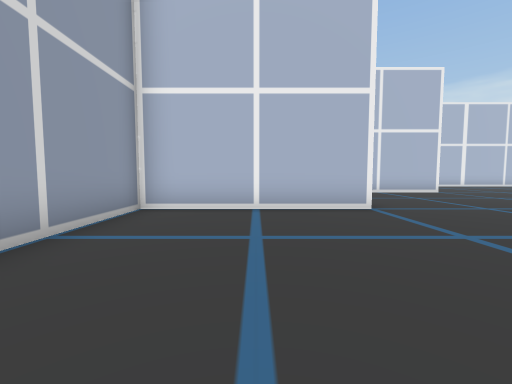
view 1 (above)

19 first-person views from a walk through a Unity game level. The camera is 1.5 m above the floor, tilts 4° down and sees 90° across. The floor is counted in squares, 2 m on a side. Each view is taken from the middle of a square. On the plan, view 1 faces up. The plan holds only what a view shows up to about 9 squares ahead; the rest is blank. The place goes on beyond the plan. The player character is not drawn.

view 2
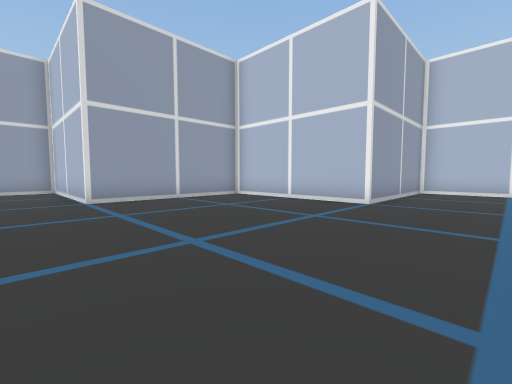

view 3
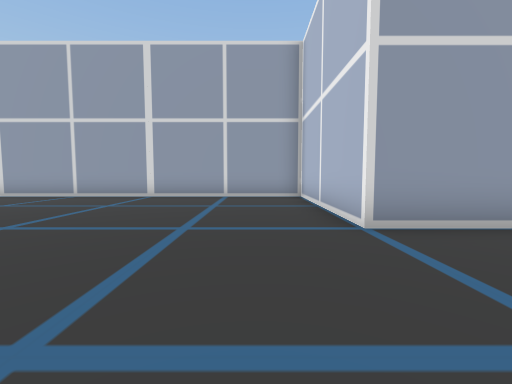

view 4
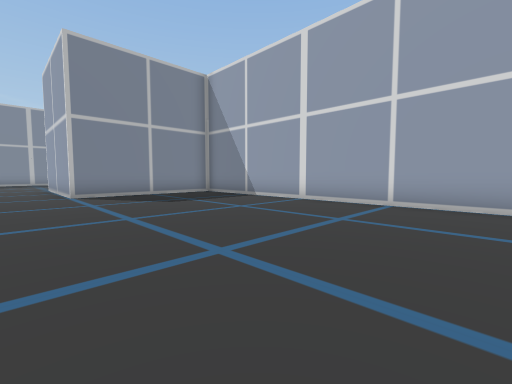

view 5
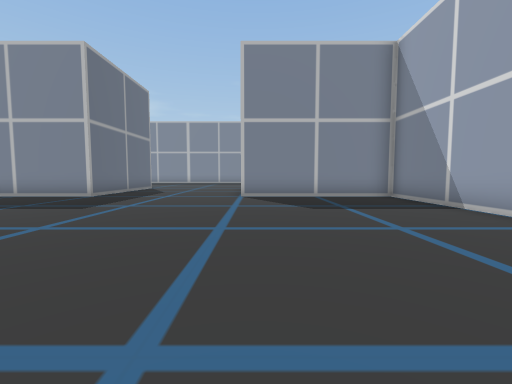

view 6
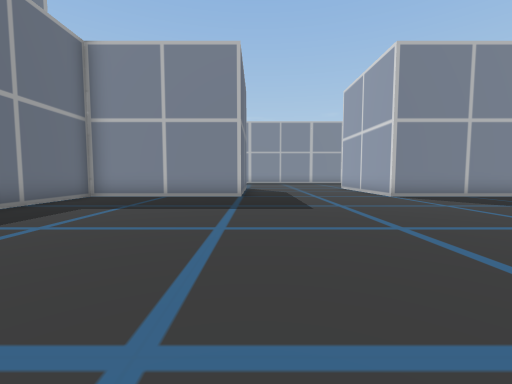

view 7
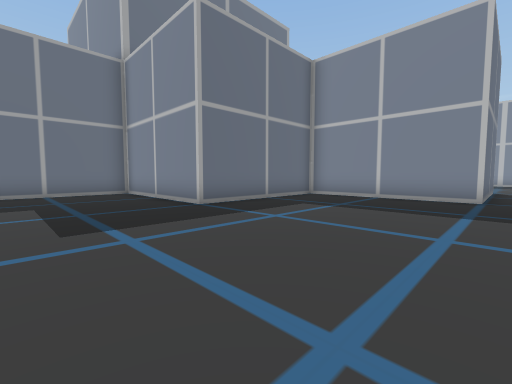

view 8
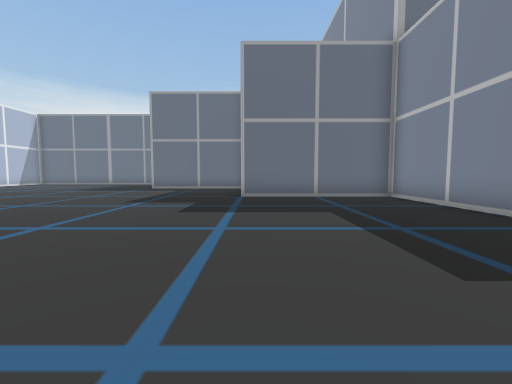

view 9
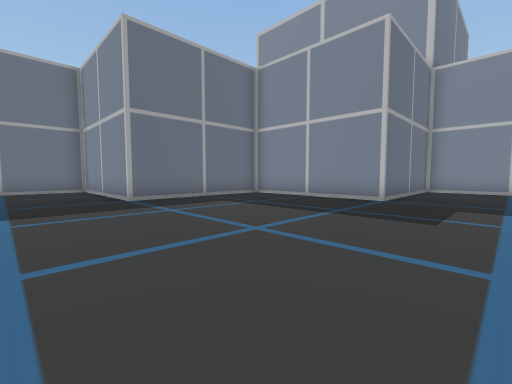

view 10
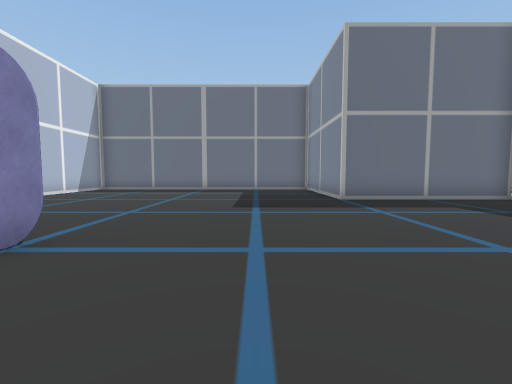

view 11
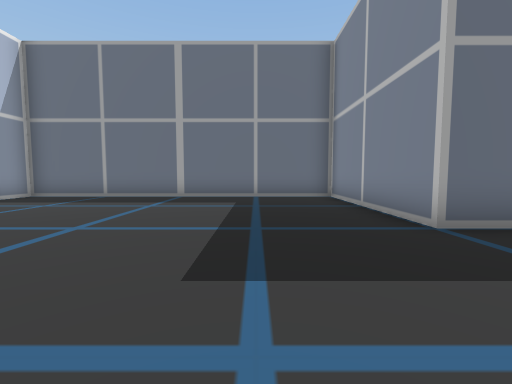

view 12
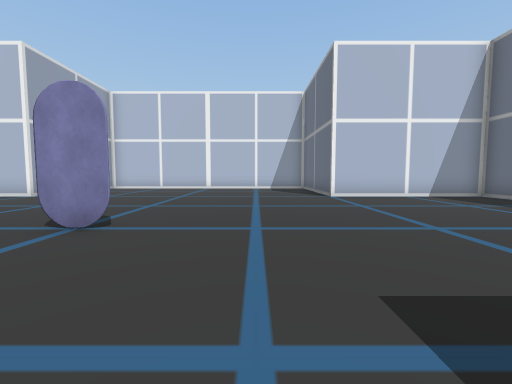

view 13
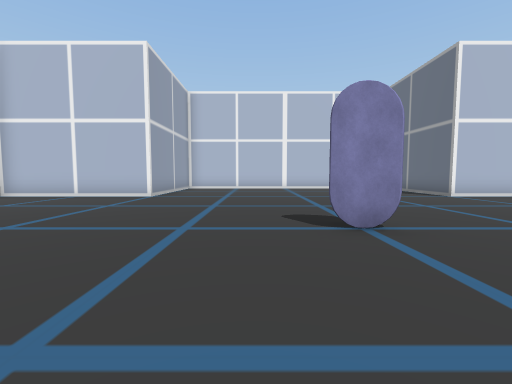

view 14
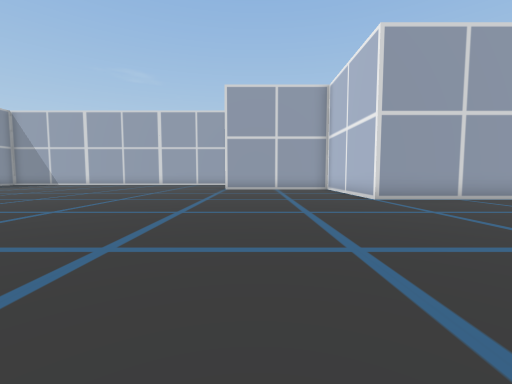

view 15
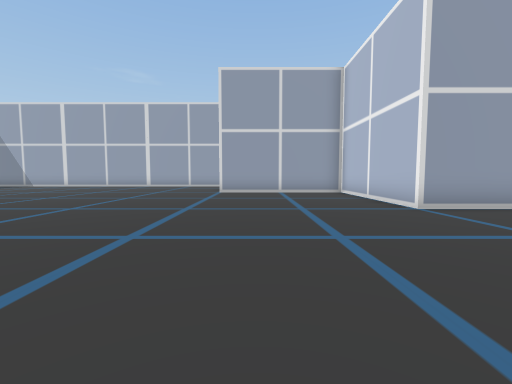

view 16
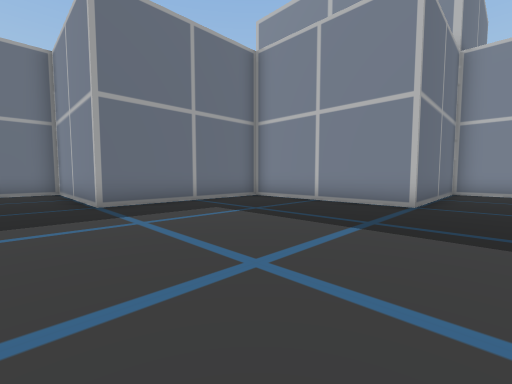

view 17
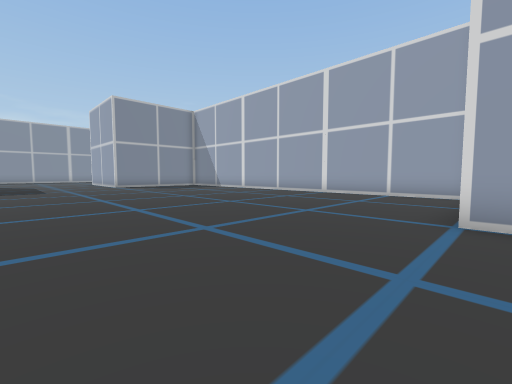

view 18
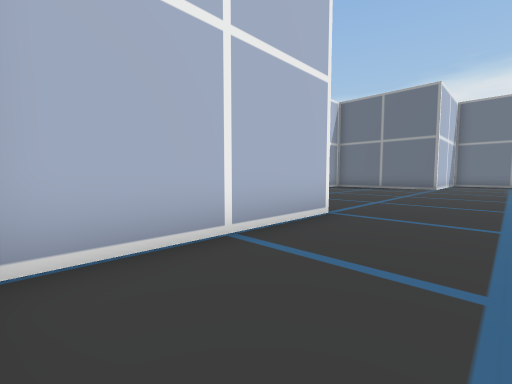

view 19
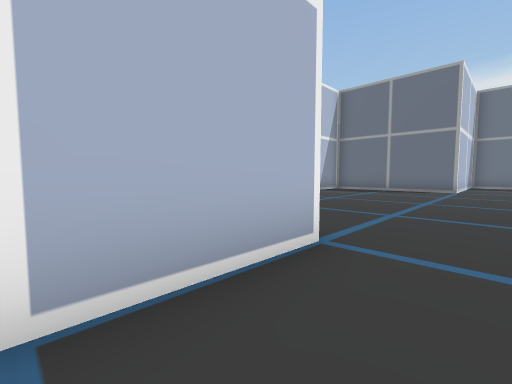

### Floor plan
Points are (right, up) in squares from view 1. A wall is a line through its corners. A room is listed if a view was taken in it or the views show most of it. See-through windows are left out.
Room 1 (views 1, 2, 3, 4, 5, 6, 7, 8, 9, 10, 11, 12, 13, 14, 15, 16, 17, 18, 19)
walls: (13.1, 5.5) (12, 5.5); (2.5, 9.5) (2.5, 5.5) (-2.5, 5.5) (-2.5, 0.5) (-7.5, 0.5) (-7.5, -14.5) (-2.5, -14.5) (-2.5, -15.5); (7.5, 11) (7.5, 10.5) (2.5, 10.5); (2.5, -15.5) (2.5, -14.5) (7.5, -14.5) (7.5, -9.5) (12.5, -9.5) (12.5, -4.5) (17.5, -4.5) (17.5, 0.5) (22.5, 0.5) (22.5, 10.5) (17.5, 10.5) (17.5, 11.1)

Where each view was taken, in squares from view 1:
view 1: 0 up, 0 right, facing up
view 2: 1 down, 5 right, facing up-left
view 3: 1 down, 1 right, facing left
view 4: 5 down, 1 left, facing down-left
view 5: 6 down, 3 left, facing down
view 6: 6 down, 2 right, facing down
view 7: 6 down, 2 right, facing down-right
view 8: 5 down, 4 right, facing right
view 9: 3 up, 10 right, facing down-right
view 10: 3 up, 10 right, facing right
view 11: 3 up, 14 right, facing right
view 12: 2 up, 15 right, facing up
view 13: 2 up, 11 right, facing up
view 14: 2 up, 10 right, facing left
view 15: 2 up, 8 right, facing left
view 16: 2 up, 11 right, facing down-right
view 17: 1 up, 2 right, facing down-left
view 18: 8 up, 3 right, facing up-right
view 19: 9 up, 5 right, facing up-right
